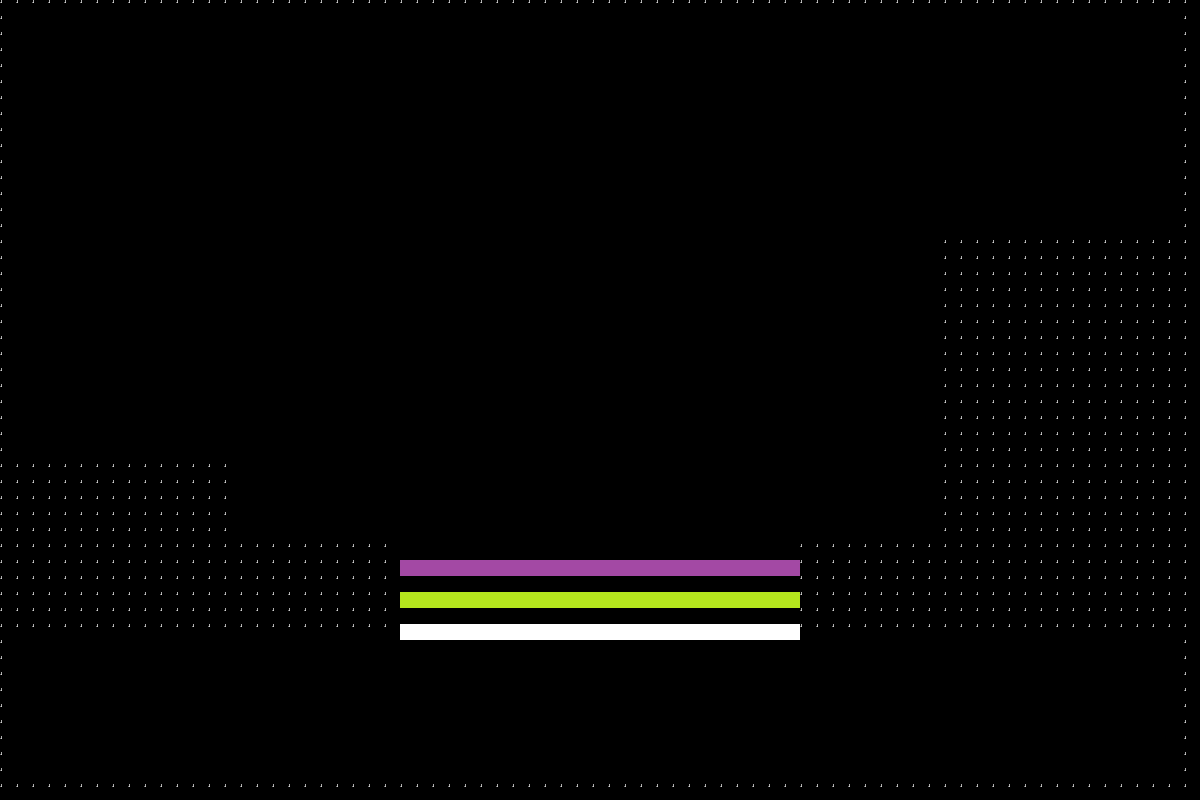

This is a level from a 2D game, rendered from its Tiled map with the project's own tilesets. A one-line summary and the map file follow, with tile-layer data summarised:
An orthogonal 75x50 tile map with 16x16 px tiles, 1 tile layer (Tile Layer 1) and 4 objects (purple_button, green_button, white_button, bad_guy).

<map version="1.10" tiledversion="1.12.2" orientation="orthogonal" renderorder="right-down" width="75" height="50" tilewidth="16" tileheight="16" infinite="0" nextlayerid="3" nextobjectid="6">
 <tileset firstgid="1" source="place_holder_tileset.tsx" />
 <layer id="1" name="Tile Layer 1" width="75" height="50">
  <data>[3750 cells, 964 non-empty, 4 distinct tile ids]</data>
 </layer>
 <objectgroup id="2" name="object_layer">
  <object id="1" name="purple_button" x="64" y="434" width="128" height="32">
   <properties>
    <property name="obj_type" value="button" />
   </properties>
  </object>
  <object id="2" name="green_button" x="1000" y="208" width="128" height="32">
   <properties>
    <property name="obj_type" value="button" />
   </properties>
  </object>
  <object id="3" name="white_button" x="536" y="16" width="128" height="32">
   <properties>
    <property name="obj_type" value="button" />
   </properties>
  </object>
  <object id="4" name="bad_guy" x="600" y="674" width="40" height="110">
   <properties>
    <property name="obj_type" value="bad_guy" />
   </properties>
  </object>
 </objectgroup>
</map>
